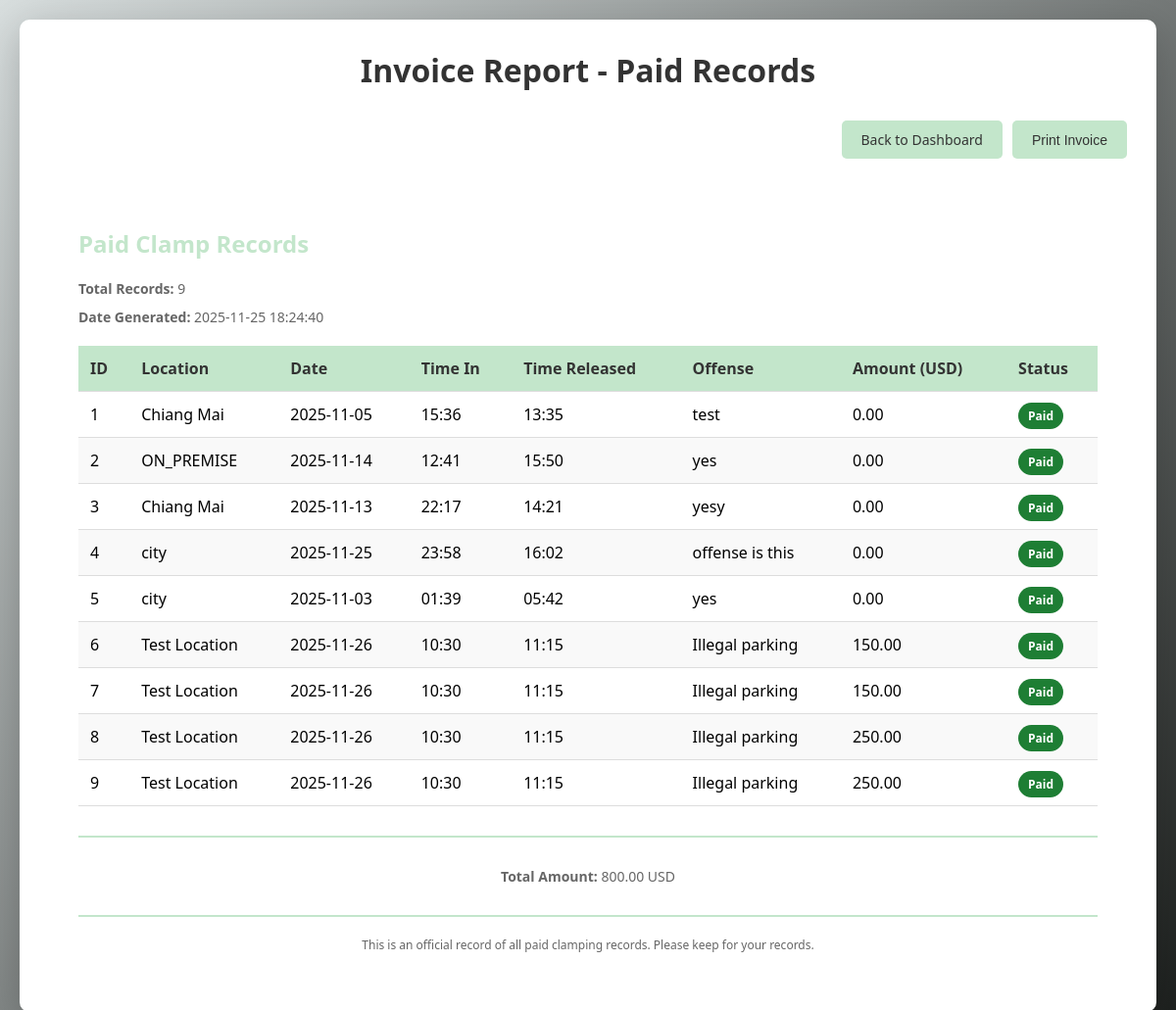
Screenshot of /invoicing (signed in) with the database file from the repository.
### app.py (models this page shows, shortened)
class ClampData(db.Model):
    id = db.Column(db.Integer, primary_key=True)
    location = db.Column(db.String(200), nullable=False)
    registration = db.Column(db.String(100))
    clamp_date = db.Column(db.Date, nullable=False)
    time_in = db.Column(db.Time, nullable=False)
    time_released = db.Column(db.Time)
    offense = db.Column(db.String(300), nullable=False)
    payment_status = db.Column(db.String(50), default='Processing')  # Paid, Not Paid, Processing
    amount_paid = db.Column(db.Float, default=0.0)
    created_at = db.Column(db.DateTime, default=datetime.utcnow)

### app.py (the view)
@app.route('/invoicing')
def invoicing():
    paid_clamps = ClampData.query.filter_by(payment_status='Paid').all()
    total_amount = sum((c.amount_paid or 0.0) for c in paid_clamps)
    return render_template('invoicing.html', paid_clamps=paid_clamps, now=datetime.now(), total_amount=total_amount)

### app.py (called while the page is built)
@app.context_processor
def inject_common():
    return {'current_year': datetime.now().year}

@app.before_request
def require_login():
    whitelist = {'login', 'static', 'service_worker'}
    ep = request.endpoint
    if not ep:
        return
    if ep.split('.')[-1] in whitelist:
        return
    if session.get('user_id'):
        return
    return redirect(url_for('login', next=request.path))

### templates/invoicing.html (shortened to what this page needs)
<!DOCTYPE html>
<html lang="en">
<head>
    <link rel="stylesheet" href="{{ url_for('static', filename='css/style.css') }}">
</head>
<body>
    <div class="container">
        <h1>Invoice Report - Paid Records</h1>
        <div class="invoicing-header no-print">
            <a href="/" class="btn">Back to Dashboard</a>
            <button class="btn btn-print" onclick="window.print()">Print Invoice</button>
        </div>
        {% if paid_clamps %}
            <div class="invoice-section">
                <h2>Paid Clamp Records</h2>
                <p class="invoice-info"><strong>Total Records:</strong> {{ paid_clamps|length }}</p>
                <p class="invoice-info"><strong>Date Generated:</strong> {{ now.strftime('%Y-%m-%d %H:%M:%S') }}</p>
                <table class="invoice-table">
                    <thead>
                        <tr>
                            <th>ID</th>
                            <th>Location</th>
                            <th>Date</th>
                            <th>Time In</th>
                            <th>Time Released</th>
                            <th>Offense</th>
                            <th>Amount (USD)</th>
                            <th>Status</th>
                        </tr>
                    </thead>
                    <tbody>
                        {% for clamp in paid_clamps %}
                        <tr>
                            <td>{{ clamp.id }}</td>
                            <td>{{ clamp.location }}</td>
                            <td>{{ clamp.clamp_date.strftime('%Y-%m-%d') }}</td>
                            <td>{{ clamp.time_in.strftime('%H:%M') }}</td>
                            <td>{{ clamp.time_released.strftime('%H:%M') if clamp.time_released else 'N/A' }}</td>
                            <td>{{ clamp.offense }}</td>
                            <td>{{ '%.2f'|format(clamp.amount_paid or 0) }}</td>
                            <td><span class="status-paid">Paid</span></td>
                        </tr>
                        {% endfor %}
                    </tbody>
                </table>
                <div class="invoice-footer">
                    <p class="invoice-info"><strong>Total Amount:</strong> {{ '%.2f'|format(total_amount) }} USD</p>
                </div>
                <div class="invoice-footer">
                    <p>This is an official record of all paid clamping records. Please keep for your records.</p>
                </div>
            </div>
        {% else %}
            <div class="no-data">
                <p>No paid records found.</p>
                <a href="/" class="btn">Back to Dashboard</a>
            </div>
        {% endif %}
    </div>
</body>
</html>

### static/css/style.css (style rules this page uses)
* { margin: 0; padding: 0; box-sizing: border-box; }
body { font-family: 'Segoe UI', Tahoma, Geneva, Verdana, sans-serif; background: linear-gradient(135deg, #d8dede 0%, #1c1f1d 100%); min-height: 100vh; padding: 20px; }
.container { max-width: 1200px; margin: 0 auto; background: white; border-radius: 10px; padding: 30px; box-shadow: 0 10px 40px rgba(0,0,0,0.2); }
h1 { color: #333; margin-bottom: 30px; text-align: center; }
h2 { color: #c3e6cb; margin: 20px 0; }
.btn { padding: 10px 20px; background: #c3e6cb; color: #333; border: none; border-radius: 5px; cursor: pointer; font-size: 14px; transition: all 0.3s; text-decoration: none; display: inline-block; }
.status-paid, .status-approved { background: #1e7e34; color: #ffffff; padding: 5px 10px; border-radius: 20px; font-size: 12px; font-weight: 700; }
.invoicing-header { display: flex; gap: 10px; margin-bottom: 20px; justify-content: flex-end; }
.btn-print { background: #c3e6cb; color: #333; }
.invoice-section { background: white; padding: 30px; border-radius: 5px; margin-top: 20px; }
.invoice-info { color: #666; margin: 10px 0; font-size: 14px; }
.invoice-table { width: 100%; border-collapse: collapse; margin-top: 20px; background: white; }
.invoice-table thead { background: #c3e6cb; color: #333; }
.invoice-table th, .invoice-table td { padding: 12px; text-align: left; border-bottom: 1px solid #ddd; }
.invoice-table tbody tr:nth-child(even) { background: #f9f9f9; }
.invoice-footer { margin-top: 30px; padding-top: 20px; border-top: 2px solid #c3e6cb; text-align: center; color: #666; font-size: 12px; }

### rows the page displays
ClampData: id "1", location "Chiang Mai", clamp_date "2025-11-05", time_in "15:36", time_released "13:35", offense "test", amount_paid "0.00"
ClampData: id "2", location "ON_PREMISE", clamp_date "2025-11-14", time_in "12:41", time_released "15:50", offense "yes", amount_paid "0.00"
ClampData: id "3", location "Chiang Mai", clamp_date "2025-11-13", time_in "22:17", time_released "14:21", offense "yesy", amount_paid "0.00"
ClampData: id "4", location "city", clamp_date "2025-11-25", time_in "23:58", time_released "16:02", offense "offense is this", amount_paid "0.00"
ClampData: id "5", location "city", clamp_date "2025-11-03", time_in "01:39", time_released "05:42", offense "yes", amount_paid "0.00"
ClampData: id "6", location "Test Location", clamp_date "2025-11-26", time_in "10:30", time_released "11:15", offense "Illegal parking", amount_paid "150.00"
ClampData: id "7", location "Test Location", clamp_date "2025-11-26", time_in "10:30", time_released "11:15", offense "Illegal parking", amount_paid "150.00"
ClampData: id "8", location "Test Location", clamp_date "2025-11-26", time_in "10:30", time_released "11:15", offense "Illegal parking", amount_paid "250.00"
ClampData: id "9", location "Test Location", clamp_date "2025-11-26", time_in "10:30", time_released "11:15", offense "Illegal parking", amount_paid "250.00"

### other values shown
{{ paid_clamps|length }} "9"
{{ '%.2f'|format(total_amount) }} "800.00"
